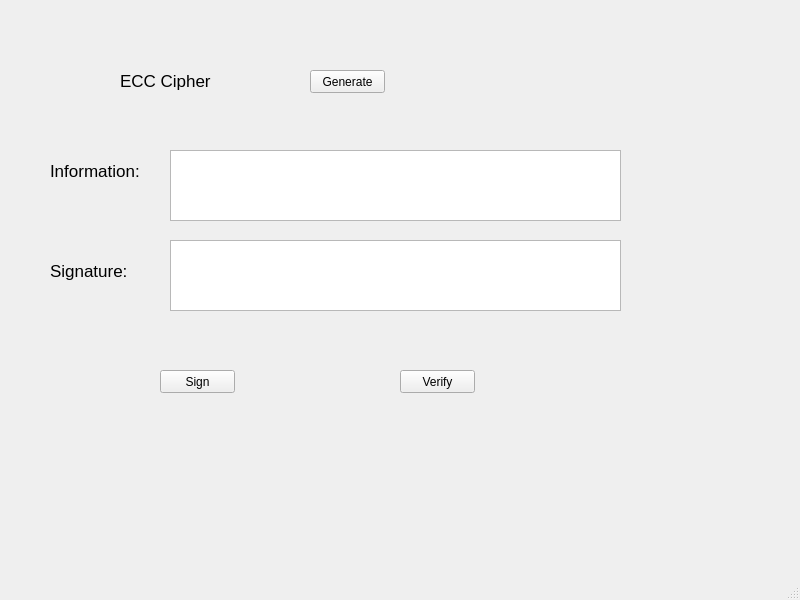
<?xml version="1.0" encoding="UTF-8"?>
<ui version="4.0">
 <class>MainWindow</class>
 <widget class="QMainWindow" name="MainWindow">
  <property name="geometry">
   <rect>
    <x>0</x>
    <y>0</y>
    <width>800</width>
    <height>600</height>
   </rect>
  </property>
  <property name="windowTitle">
   <string>MainWindow</string>
  </property>
  <widget class="QWidget" name="centralwidget">
   <widget class="QLabel" name="label">
    <property name="geometry">
     <rect>
      <x>120</x>
      <y>70</y>
      <width>141</width>
      <height>21</height>
     </rect>
    </property>
    <property name="font">
     <font>
      <pointsize>13</pointsize>
     </font>
    </property>
    <property name="text">
     <string>ECC Cipher</string>
    </property>
   </widget>
   <widget class="QLabel" name="label_2">
    <property name="geometry">
     <rect>
      <x>50</x>
      <y>160</y>
      <width>141</width>
      <height>21</height>
     </rect>
    </property>
    <property name="font">
     <font>
      <pointsize>13</pointsize>
     </font>
    </property>
    <property name="text">
     <string>Information:</string>
    </property>
   </widget>
   <widget class="QLabel" name="label_3">
    <property name="geometry">
     <rect>
      <x>50</x>
      <y>260</y>
      <width>141</width>
      <height>21</height>
     </rect>
    </property>
    <property name="font">
     <font>
      <pointsize>13</pointsize>
     </font>
    </property>
    <property name="text">
     <string>Signature:</string>
    </property>
   </widget>
   <widget class="QPushButton" name="btn_sign">
    <property name="geometry">
     <rect>
      <x>160</x>
      <y>370</y>
      <width>75</width>
      <height>23</height>
     </rect>
    </property>
    <property name="text">
     <string>Sign</string>
    </property>
   </widget>
   <widget class="QPushButton" name="btn_verify">
    <property name="geometry">
     <rect>
      <x>400</x>
      <y>370</y>
      <width>75</width>
      <height>23</height>
     </rect>
    </property>
    <property name="text">
     <string>Verify</string>
    </property>
   </widget>
   <widget class="QPushButton" name="btn_gen_keys">
    <property name="geometry">
     <rect>
      <x>310</x>
      <y>70</y>
      <width>75</width>
      <height>23</height>
     </rect>
    </property>
    <property name="text">
     <string>Generate</string>
    </property>
   </widget>
   <widget class="QTextEdit" name="txt_info">
    <property name="geometry">
     <rect>
      <x>170</x>
      <y>150</y>
      <width>451</width>
      <height>71</height>
     </rect>
    </property>
   </widget>
   <widget class="QTextEdit" name="txt_sign">
    <property name="geometry">
     <rect>
      <x>170</x>
      <y>240</y>
      <width>451</width>
      <height>71</height>
     </rect>
    </property>
   </widget>
  </widget>
  <widget class="QMenuBar" name="menubar">
   <property name="geometry">
    <rect>
     <x>0</x>
     <y>0</y>
     <width>800</width>
     <height>21</height>
    </rect>
   </property>
  </widget>
  <widget class="QStatusBar" name="statusbar"/>
 </widget>
 <resources/>
 <connections/>
</ui>
